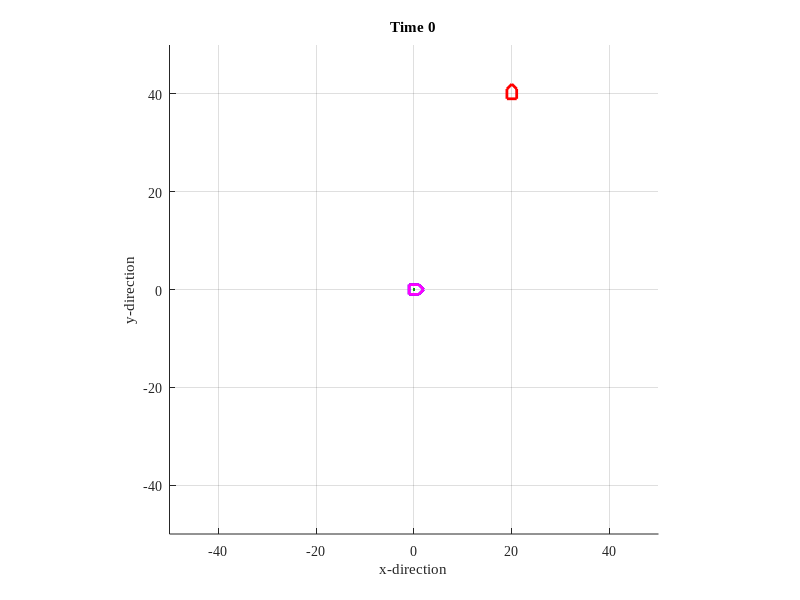

Write MATLAB code to recreate this figure. (Note: this script raises an error after producing the figure.)
function [] = MTRN4010_03()
% fuzzy control
% sim car movement to target, virtual tracking

clc; clear all; close all; dbstop if error; warning off;
set(0,'defaultaxesfontname','times new roman');

field.range = 50;
time.dt = 2; time.T = 1000;

[fig] = FigureNew(field);
[car] = CarNew(field);
[car] = CarNow(car,time,0,0);
[car] = CarShow(fig,car,0);
[target] = TargetNew(car);

fis_vel = readfis('MTRN4010_vel.fis');
fis_ang = readfis('MTRN4010_ang.fis');

for t=0:time.dt:time.T,
    [target]=TargetNow(t,time,car,target);
    [target]=TargetShow(fig,target,t);
    [ds]=FindDistance(car,target);
    vel=evalfis(ds,fis_vel);
    [dq]=FindAngular(car,target);
    ang=evalfis(dq,fis_ang);
    [car]=CarNow(car,time,vel,ang);
    [car]=CarShow(fig,car,t);
end;

% =====================================
function [target] = TargetNew(car)
target.x=20; target.y=40; target.q=pi/2;
target.trace=[target.x; target.y; target.q];
target.shape=[ 2 0; 1 1; -1 1; -1 -1; 1 -1; 2 0]';
target.hdL.shape=plot(target.shape(1,:),target.shape(2,:),'color','r','linewidth',2);
Rz=[  cos(target.q) -sin(target.q); 
      sin(target.q)  cos(target.q)];
shape=Rz*target.shape+repmat([target.x;target.y],1,6);
set(target.hdL.shape,'xdata',shape(1,:),'ydata',shape(2,:)); 
target.Vx = target.x ; 
target.Vy = target.y - 20; 
target.Vq = target.q;
target.hdL.shape=plot(target.shape(1,:),target.shape(2,:),'color','m','linewidth',2);
% =====================================
function [target] = TargetNow(t,time,car,target)
target.Vx = target.Vx ;
target.Vy = target.Vy + 20/time.T;
target.Vq = target.Vq;

function [target] = TargetShow(fig,target,t)
ax=axis;
Rz=[  cos(target.q) -sin(target.q); 
      sin(target.q)  cos(target.q) ];
shape=Rz*target.shape+repmat([target.x;target.y],1,6);
set(target.hdL.shape,'xdata',shape(1,:),'ydata',shape(2,:)); 
axis(ax); title(sprintf('Time %d',t)); pause(0.001);
% ======================================

function [ds]=FindDistance(car,target)
dx=target.x-car.x;
dy=target.y-car.y;
ds=sqrt(dx^2+dy^2);

function [dq]=FindAngular(car,target)
dx=target.x-car.x;
dy=target.y-car.y;
q=atan2(dy,dx)-car.q;
dq=AngleWrap(q);

function [q]=AngleWrap(q)
while q<pi,
    q=q+2*pi;
end;
while q>pi,
    q=q-2*pi;
end;

function [fig] = FigureNew(field)
fig.fig = figure('units','normalized','position',[0.3 0.2 0.5 0.5]);
axis([-1 1 -1 1]*field.range); hold on; grid on; axis equal;
xlabel('x-direction'); ylabel('y-direction');
fig.ax = axis;

function [car] = CarNew(field)
car.x=0; car.y=0; car.q=0;
car.trace=[car.x; car.y; car.q];
car.shape=[ 2 0; 1 1; -1 1; -1 -1; 1 -1; 2 0]';
car.hdL.shape=plot(car.shape(1,:),car.shape(2,:),'color','b','linewidth',2);
car.hdL.trace=plot(car.trace(1,:),car.trace(2,:),'color',[0 0.66 0]);

function [car] = CarNow(car,time,v,w)
car.x=car.x+time.dt*v*cos(car.q);
car.y=car.y+time.dt*v*sin(car.q);
car.q=car.q+time.dt*w;
car.trace(:,end+1)=[car.x; car.y; car.q];

function [car] = CarShow(fig,car,t)
ax=axis;
Rz=[  cos(car.q) -sin(car.q); 
      sin(car.q)  cos(car.q)];
shape=Rz*car.shape+repmat([car.x;car.y],1,6);
set(car.hdL.shape,'xdata',shape(1,:),'ydata',shape(2,:)); 
set(car.hdL.trace,'xdata',car.trace(1,:),'ydata',car.trace(2,:));
axis(ax); title(sprintf('Time %d',t)); pause(0.001);

